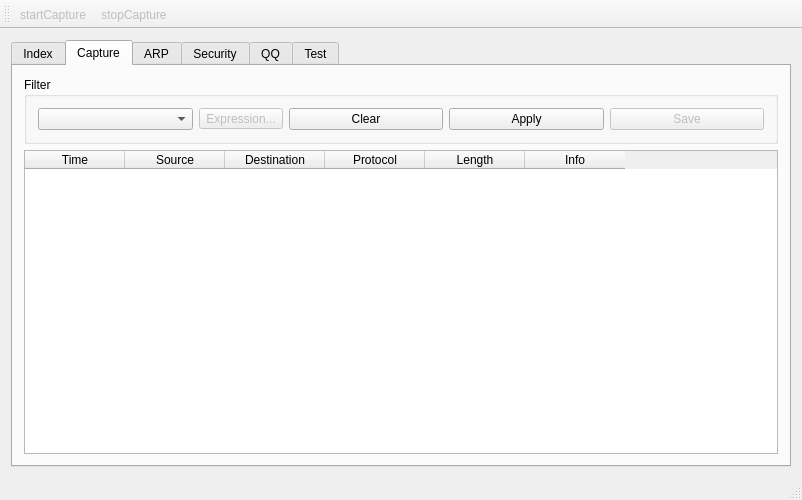
<?xml version="1.0" encoding="UTF-8"?>
<ui version="4.0">
 <class>MainWindow</class>
 <widget class="QMainWindow" name="MainWindow">
  <property name="geometry">
   <rect>
    <x>0</x>
    <y>0</y>
    <width>802</width>
    <height>500</height>
   </rect>
  </property>
  <property name="windowTitle">
   <string>QSniffer</string>
  </property>
  <widget class="QWidget" name="centralWidget">
   <layout class="QGridLayout" name="gridLayout_8">
    <item row="0" column="0">
     <widget class="QTabWidget" name="tabWidget_main">
      <property name="currentIndex">
       <number>1</number>
      </property>
      <widget class="QWidget" name="tab">
       <attribute name="title">
        <string>Index</string>
       </attribute>
       <layout class="QGridLayout" name="gridLayout_6">
        <item row="0" column="1" colspan="3">
         <widget class="QGroupBox" name="groupBox">
          <property name="title">
           <string>InterfaceList</string>
          </property>
          <layout class="QGridLayout" name="gridLayout">
           <item row="2" column="0" colspan="3">
            <widget class="QListWidget" name="listWidget_dev">
             <property name="selectionMode">
              <enum>QAbstractItemView::MultiSelection</enum>
             </property>
             <property name="isWrapping" stdset="0">
              <bool>false</bool>
             </property>
             <property name="uniformItemSizes">
              <bool>false</bool>
             </property>
            </widget>
           </item>
           <item row="3" column="1">
            <widget class="QPushButton" name="pushButton_open">
             <property name="whatsThis">
              <string>打开选择的网络设备</string>
             </property>
             <property name="text">
              <string>Open</string>
             </property>
            </widget>
           </item>
           <item row="3" column="2">
            <widget class="QPushButton" name="pushButton_close">
             <property name="enabled">
              <bool>false</bool>
             </property>
             <property name="whatsThis">
              <string>关闭选择的网络设备</string>
             </property>
             <property name="text">
              <string>Close</string>
             </property>
            </widget>
           </item>
           <item row="3" column="0">
            <widget class="QPushButton" name="pushButton_interfaceList">
             <property name="enabled">
              <bool>false</bool>
             </property>
             <property name="text">
              <string>Interface List</string>
             </property>
            </widget>
           </item>
          </layout>
         </widget>
        </item>
        <item row="1" column="1">
         <widget class="QGroupBox" name="groupBox_2">
          <property name="title">
           <string>Capture Help</string>
          </property>
          <layout class="QGridLayout" name="gridLayout_2">
           <item row="1" column="0">
            <widget class="QPushButton" name="pushButton_4">
             <property name="text">
              <string>Network Media</string>
             </property>
            </widget>
           </item>
           <item row="0" column="0">
            <widget class="QPushButton" name="pushButton_5">
             <property name="text">
              <string>How to Capture</string>
             </property>
            </widget>
           </item>
          </layout>
         </widget>
        </item>
        <item row="1" column="3">
         <widget class="QGroupBox" name="groupBox_4">
          <property name="title">
           <string>Online</string>
          </property>
          <layout class="QGridLayout" name="gridLayout_4">
           <item row="0" column="0">
            <widget class="QPushButton" name="pushButton_9">
             <property name="text">
              <string>Website</string>
             </property>
            </widget>
           </item>
           <item row="1" column="0">
            <widget class="QPushButton" name="pushButton_6">
             <property name="text">
              <string>User's Guide</string>
             </property>
            </widget>
           </item>
           <item row="2" column="0">
            <widget class="QPushButton" name="pushButton_10">
             <property name="text">
              <string>Security</string>
             </property>
            </widget>
           </item>
          </layout>
         </widget>
        </item>
        <item row="1" column="2">
         <widget class="QGroupBox" name="groupBox_3">
          <property name="title">
           <string>Files</string>
          </property>
          <layout class="QGridLayout" name="gridLayout_3">
           <item row="0" column="0">
            <widget class="QPushButton" name="pushButton_8">
             <property name="text">
              <string>Open</string>
             </property>
            </widget>
           </item>
           <item row="1" column="0">
            <widget class="QPushButton" name="pushButton_7">
             <property name="text">
              <string>Sample Captures</string>
             </property>
            </widget>
           </item>
          </layout>
         </widget>
        </item>
        <item row="1" column="4">
         <widget class="QGroupBox" name="groupBox_6">
          <property name="title">
           <string>About</string>
          </property>
         </widget>
        </item>
        <item row="0" column="4">
         <widget class="QGroupBox" name="groupBox_application">
          <property name="enabled">
           <bool>false</bool>
          </property>
          <property name="title">
           <string>Application</string>
          </property>
          <layout class="QGridLayout" name="gridLayout_10">
           <item row="0" column="0">
            <widget class="QPushButton" name="pushButton_startCapture">
             <property name="text">
              <string>Start Capture</string>
             </property>
             <property name="checkable">
              <bool>true</bool>
             </property>
             <property name="checked">
              <bool>false</bool>
             </property>
            </widget>
           </item>
           <item row="2" column="0">
            <widget class="QPushButton" name="pushButton_sniffQq">
             <property name="text">
              <string>Find QQ numbers</string>
             </property>
            </widget>
           </item>
           <item row="1" column="0">
            <widget class="QPushButton" name="pushButton_captureOptions">
             <property name="text">
              <string>Capture Options</string>
             </property>
            </widget>
           </item>
          </layout>
         </widget>
        </item>
       </layout>
      </widget>
      <widget class="QWidget" name="tab_2">
       <attribute name="title">
        <string>Capture</string>
       </attribute>
       <layout class="QGridLayout" name="gridLayout_7">
        <item row="1" column="0">
         <widget class="QTableWidget" name="tableWidget_pkt">
          <column>
           <property name="text">
            <string>Time</string>
           </property>
          </column>
          <column>
           <property name="text">
            <string>Source</string>
           </property>
          </column>
          <column>
           <property name="text">
            <string>Destination</string>
           </property>
          </column>
          <column>
           <property name="text">
            <string>Protocol</string>
           </property>
          </column>
          <column>
           <property name="text">
            <string>Length</string>
           </property>
          </column>
          <column>
           <property name="text">
            <string>Info</string>
           </property>
          </column>
         </widget>
        </item>
        <item row="0" column="0">
         <widget class="QGroupBox" name="groupBox_5">
          <property name="title">
           <string>Filter</string>
          </property>
          <layout class="QGridLayout" name="gridLayout_5">
           <item row="0" column="1">
            <widget class="QToolButton" name="toolButton">
             <property name="enabled">
              <bool>false</bool>
             </property>
             <property name="text">
              <string>Expression...</string>
             </property>
            </widget>
           </item>
           <item row="0" column="2">
            <widget class="QPushButton" name="pushButton_clearFilter">
             <property name="text">
              <string>Clear</string>
             </property>
            </widget>
           </item>
           <item row="0" column="3">
            <widget class="QPushButton" name="pushButton_applyFilter">
             <property name="text">
              <string>Apply</string>
             </property>
            </widget>
           </item>
           <item row="0" column="4">
            <widget class="QPushButton" name="pushButton_saveFilter">
             <property name="enabled">
              <bool>false</bool>
             </property>
             <property name="text">
              <string>Save</string>
             </property>
            </widget>
           </item>
           <item row="0" column="0">
            <widget class="QComboBox" name="comboBox_filter">
             <item>
              <property name="text">
               <string/>
              </property>
             </item>
             <item>
              <property name="text">
               <string>tcp and udp</string>
              </property>
             </item>
             <item>
              <property name="text">
               <string>tcp</string>
              </property>
             </item>
            </widget>
           </item>
          </layout>
         </widget>
        </item>
       </layout>
      </widget>
      <widget class="QWidget" name="tab_6">
       <attribute name="title">
        <string>ARP</string>
       </attribute>
       <widget class="QTableWidget" name="tableWidget">
        <property name="geometry">
         <rect>
          <x>9</x>
          <y>9</y>
          <width>256</width>
          <height>192</height>
         </rect>
        </property>
       </widget>
      </widget>
      <widget class="QWidget" name="tab_3">
       <attribute name="title">
        <string>Security</string>
       </attribute>
      </widget>
      <widget class="QWidget" name="tab_5">
       <attribute name="title">
        <string>QQ</string>
       </attribute>
       <layout class="QGridLayout" name="gridLayout_9">
        <item row="0" column="0">
         <widget class="QTableWidget" name="tableWidget_qq">
          <column>
           <property name="text">
            <string>QQNumber</string>
           </property>
          </column>
          <column>
           <property name="text">
            <string>Command</string>
           </property>
          </column>
          <column>
           <property name="text">
            <string>Version</string>
           </property>
          </column>
          <column>
           <property name="text">
            <string>Source</string>
           </property>
          </column>
          <column>
           <property name="text">
            <string>Destination</string>
           </property>
          </column>
         </widget>
        </item>
       </layout>
      </widget>
      <widget class="QWidget" name="tab_4">
       <attribute name="title">
        <string>Test</string>
       </attribute>
       <widget class="QTextBrowser" name="textBrowser_test">
        <property name="geometry">
         <rect>
          <x>40</x>
          <y>50</y>
          <width>681</width>
          <height>71</height>
         </rect>
        </property>
       </widget>
       <widget class="QPushButton" name="pushButton_test_start">
        <property name="geometry">
         <rect>
          <x>40</x>
          <y>20</y>
          <width>75</width>
          <height>23</height>
         </rect>
        </property>
        <property name="text">
         <string>start</string>
        </property>
       </widget>
       <widget class="QPushButton" name="pushButton_test_stop">
        <property name="geometry">
         <rect>
          <x>130</x>
          <y>20</y>
          <width>75</width>
          <height>23</height>
         </rect>
        </property>
        <property name="text">
         <string>stop</string>
        </property>
       </widget>
      </widget>
     </widget>
    </item>
   </layout>
  </widget>
  <widget class="QMenuBar" name="menuBar">
   <property name="geometry">
    <rect>
     <x>0</x>
     <y>0</y>
     <width>802</width>
     <height>17</height>
    </rect>
   </property>
  </widget>
  <widget class="QToolBar" name="mainToolBar">
   <attribute name="toolBarArea">
    <enum>TopToolBarArea</enum>
   </attribute>
   <attribute name="toolBarBreak">
    <bool>false</bool>
   </attribute>
   <addaction name="actionStartCapture"/>
   <addaction name="actionStopCapture"/>
  </widget>
  <widget class="QStatusBar" name="statusBar"/>
  <action name="actionStartCapture">
   <property name="enabled">
    <bool>false</bool>
   </property>
   <property name="text">
    <string>startCapture</string>
   </property>
   <property name="toolTip">
    <string>开始采集</string>
   </property>
  </action>
  <action name="actionStopCapture">
   <property name="enabled">
    <bool>false</bool>
   </property>
   <property name="text">
    <string>stopCapture</string>
   </property>
  </action>
 </widget>
 <layoutdefault spacing="6" margin="11"/>
 <resources/>
 <connections/>
</ui>
